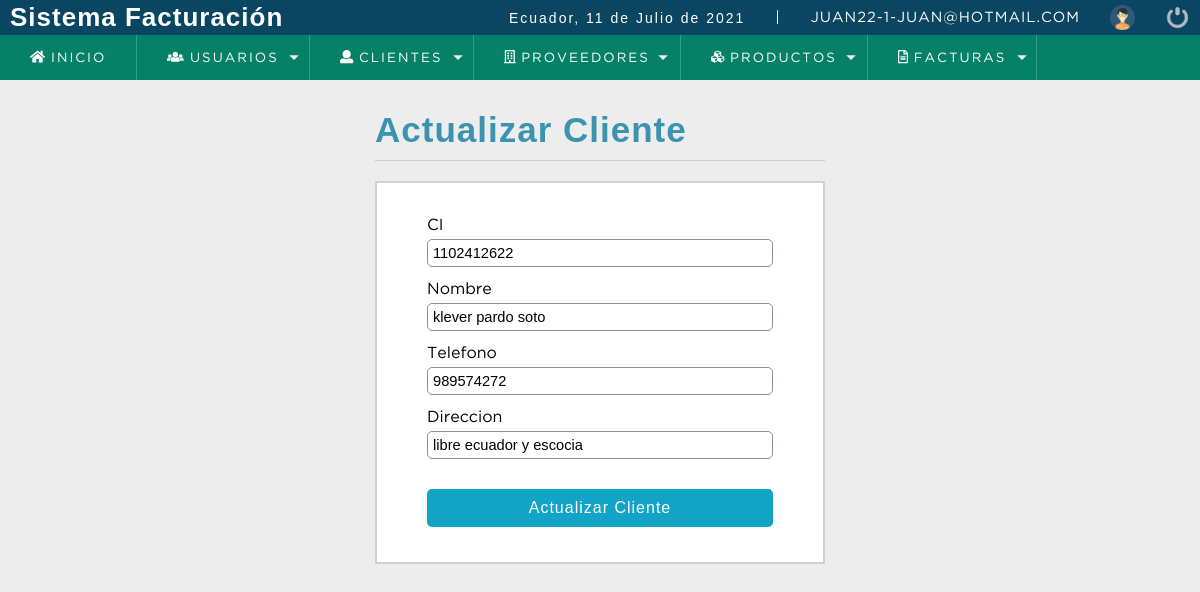
The page /sistema/editar_cliente.php?id=12 (signed in) on the database its author committed.
### tables this page shows
CREATE TABLE `cliente` (
  `idcliente` int(11) NOT NULL,
  `nit` int(11) DEFAULT NULL,
  `idtipo` int(11) NOT NULL,
  `nombre` varchar(80) DEFAULT NULL,
  `telefono` int(11) DEFAULT NULL,
  `direccion` text DEFAULT NULL,
  `estatus` int(11) NOT NULL DEFAULT 1,
  `date_add` datetime NOT NULL DEFAULT current_timestamp(),
  `usuario_id` int(11) NOT NULL
);

### sistema/editar_cliente.php (the view, shortened to what this page needs)
<?PHP
include '../conexion/conexion.php';
$idcliente = $_REQUEST['id'];
$query = mysqli_query($conexion, "SELECT * FROM cliente WHERE idcliente = $idcliente and estatus = 1");
$result_sql = mysqli_num_rows($query);
if ($result_sql == 0) {
    header('Location: listar_clientes.php');
} else {
    while ($data = mysqli_fetch_array($query)) {
        $nit = $data['nit'];
        $nombre = $data['nombre'];
        $telefono = $data['telefono'];
        $direccion = $data['direccion'];
    }
}
?>
<!DOCTYPE html>
<html lang="en">
    <head>
<?PHP
include "../sistema/recursos/scripts.php";
?>
    </head>
    <body>
        <?PHP
        include "../sistema/recursos/header.php";
        ?>
        <section id="container">
            <div class="form_register">
                <h1>Actualizar Cliente</h1>
                <hr>
                <form action="" method="POST">
                    <label for="nit">CI</label>
                    <input type="number" name="nit" id="nit" placeholder="Cedula de Identidad" value="<?PHP echo $nit; ?>" >
                    <label for="nombre">Nombre</label>
                    <input type="text" name="nombre" id="nombre" placeholder="Nombre Completo" value="<?PHP echo $nombre; ?>">
                    <label for="telefono">Telefono</label>
                    <input type="number" name="telefono" id="usuario" placeholder="Telefono" value="<?PHP echo $telefono; ?>">
                    <label for="direccion">Direccion</label>
                    <input type="text" name="direccion" id="direccion" placeholder="Direccion Completa" value="<?PHP  echo $direccion; ?>">
                    <input type="submit" value="Actualizar Cliente" class="btn_save">
                </form>
            </div>
        </section>
    </body>
</html>

### sistema/css/style.css (style rules this page uses)
* { margin: 0; padding: 0; box-sizing: border-box; }
body { background: #ededed; }
h1, h2, h3, h4, h5, h6 { font-family: 'arial'; font-weight: bold; letter-spacing: 1px; }
h1 { font-size: 26px; }
#container { padding: 90px 15px 15px; }
.form_register { width: 450px; margin: auto; margin-top: 20px; }
.form_register h1 { color: #3c93b0; }
hr { border: 0; background: #CCC; height: 1px; margin: 10px 0; display: block; }
form { background: #FFF; margin: auto; padding: 20px 50px; border: 2px solid #d1d1d1; }
label { display: block; font-size: 12pt; font-family: 'GothamBook'; margin: 15px auto 5px auto; }
input,select { display: block; width: 100%; font-size: 11pt; padding: 5px; border: 1px solid #85929e; border-radius: 5px; }
.btn_save { font-size: 12pt; background: #12a4c6; padding: 10px; color: #FFF; letter-spacing: 1px; border: 0; display: block; cursor:pointer; margin: 30px auto 15px auto; border-radius: 5px; }
#container h1 { font-size: 35px; display: inline-block; }

### rows shown on the page
cliente: nit "1102412622", nombre "klever pardo soto", telefono "989574272", direccion "libre ecuador y escocia"

### other values the page prints
fechaC() "11 de Julio de 2021"
$_SESSION['user'] "JUAN22"
$_SESSION['rol'] "1"
$_SESSION['email'] "JUAN@HOTMAIL.COM"
